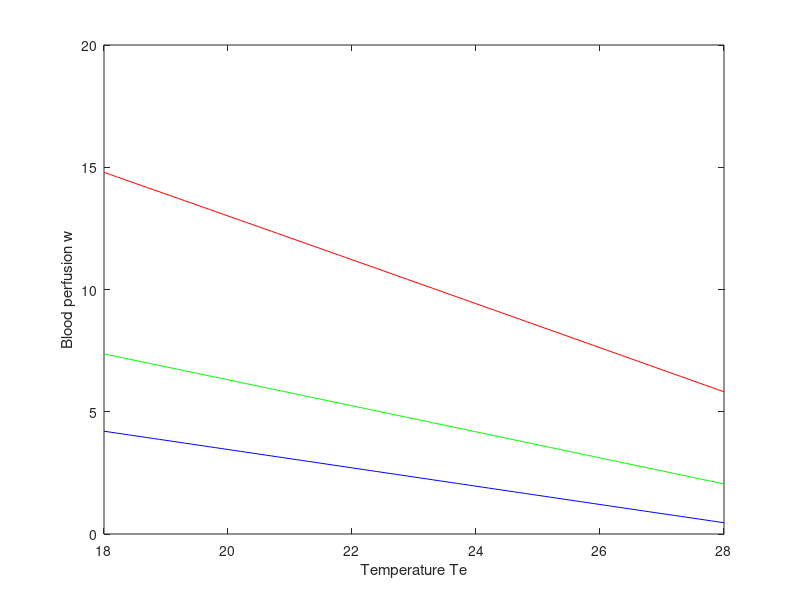
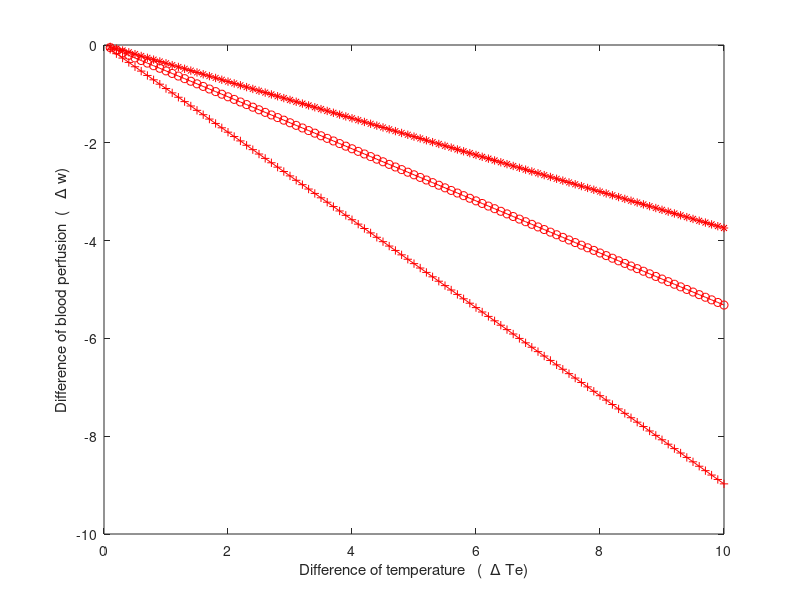
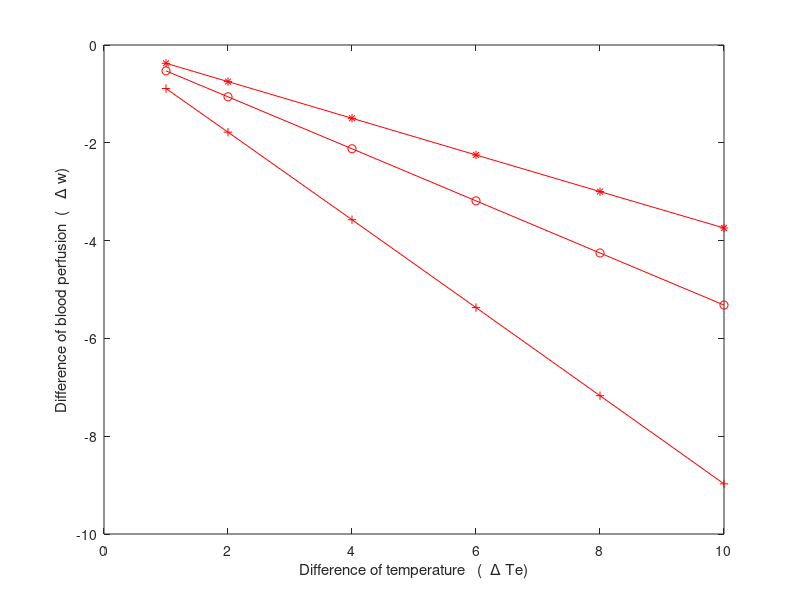

Reproduce these figures in MATLAB, in order.
clear all
close all
%%%% Parameters
E=0.98;     Kr = 5.67*(10^(-8));
A=0.27; Pr = 0.72; g = 9.8; beta = 3.354*10^(-3); d = 0.17; gama = 1.56*10^(-5); M=0.25; Kf=0.024;
Ks = 0.2; D=d/2; Tc = 312.15; Ta=Tc;
alfa = 0.8; Pb = 1060; Cb = 3.78*10^3; 
Skin = 32+273.15:2:36+273.15;
stepUnit=0.1;
Te = 18+273.15:stepUnit:28+273.15;
for i = 1:length(Skin)
    Ts=Skin(i);
    %%%%%%%%%%%%%%%%%%%%%%%%%%%% Qr
    Qr = Kr*E.*(Ts.^4 - Te.^4);
    
    %%%%%%%%%%%%%%%%%%%%%%%%%%% Qf
    
    Gr = g*beta*(Ts-Te)*d^3/(gama^2);
    Nu = A*(Pr*Gr).^M;
    hf = Kf*Nu./d;
    Qf = hf.*(Ts-Te);
    %%%%%%%%%%%%%%%%%%%%%%%%%%%%%%%%%%%%%%%   Qc
    Qc = Ks*(Tc-Ts)/D;
    num = find(Qc(:)< 0);
    if ~isempty(num)
        disp('The face temperature is more than 38 degree');
        return
    end
    
    BFK = alfa*Cb*(Ta-Ts);
    num = find(BFK(:)< 0);
    if ~isempty(num)
        disp('The face temperature is more than 38 degree');
        return
    end
    B = 1000*(Qr+Qf-Qc-4.186)./BFK;
    num = find(B(:)< 0);
    if ~isempty(num)
        B(num)=0.00001;
    end
    
    y_axis{i}=B;
end 

figure, plot(Te-273.15,y_axis{1},'b-');
hold on
plot(Te-273.15,y_axis{2},'g');
plot(Te-273.15,y_axis{3},'r-');
hold off    
xlabel('Temperature Te')
ylabel('Blood perfusion w')

ay=diff(y_axis{1});
by=diff(y_axis{2});
cy=diff(y_axis{3});
ayy=cumsum(ay);
byy=cumsum(by);
cyy=cumsum(cy);
xx=cumsum(diff(Te));
figure
plot(xx,ayy,'r-*');
hold on
plot(xx,byy,'r-o');
plot(xx,cyy,'r-+');
xlabel('Difference of temperature   (  \Delta Te)'  )
ylabel('Difference of blood perfusion  (   \Delta w)'  )
hold off    

xxx=xx([10 20 40 60 80 100]);
aayy=ayy([10 20 40 60 80 100]);
bbyy=byy([10 20 40 60 80 100]);
ccyy=cyy([10 20 40 60 80 100]);

figure
plot(xxx,aayy,'r-*');
hold on
plot(xxx,bbyy,'r-o');
plot(xxx,ccyy,'r-+');
xlabel('Difference of temperature   (  \Delta Te)'  )
ylabel('Difference of blood perfusion  (   \Delta w)'  )
hold off     
    